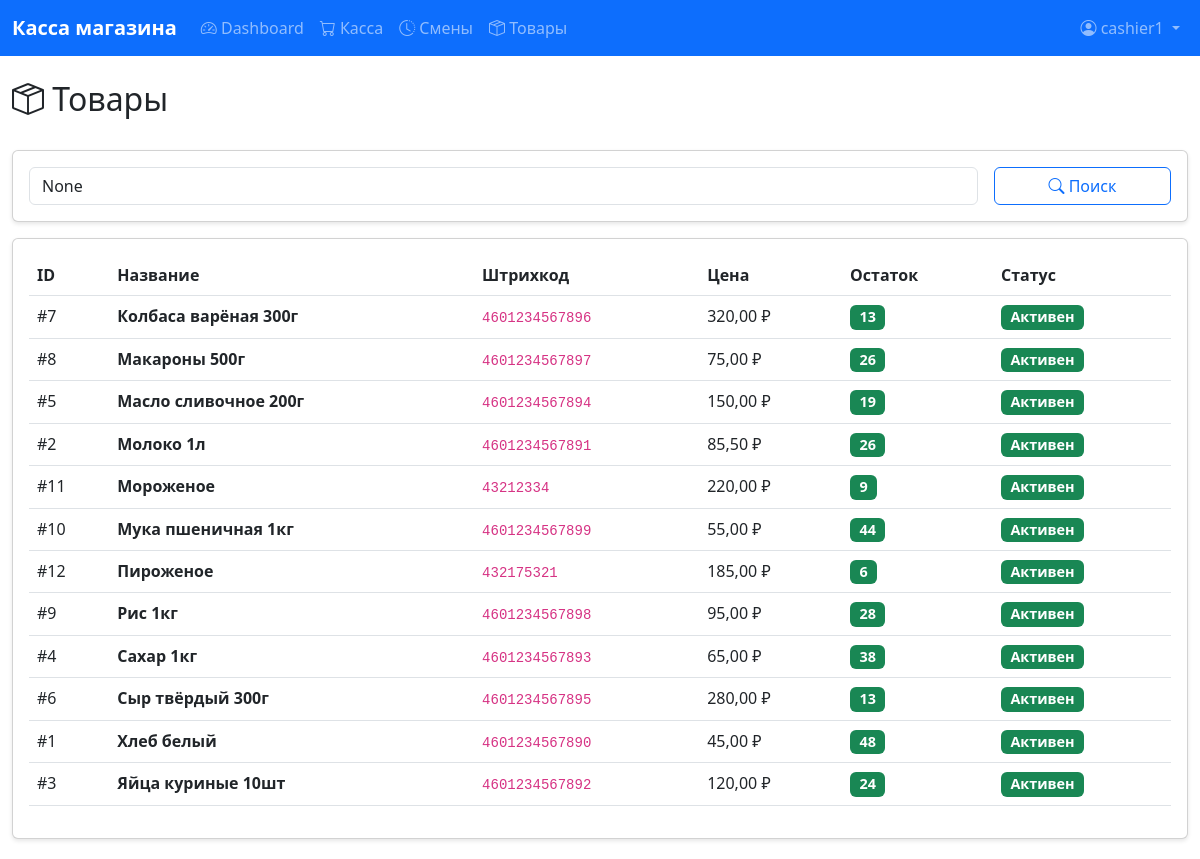
The page /products/ (signed in) on the database its author committed.
### core/models.py (models this page shows, shortened)
class Product(models.Model):
    name = models.CharField(max_length=200, verbose_name='Название')
    barcode = models.CharField(max_length=100, unique=True, null=False, blank=False, verbose_name='Штрихкод')
    price = models.DecimalField(max_digits=10, decimal_places=2, validators=[MinValueValidator(Decimal('0.01'))], verbose_name='Цена')
    stock_qty = models.IntegerField(default=0, validators=[MinValueValidator(0)], verbose_name='Остаток на складе')
    is_active = models.BooleanField(default=True, verbose_name='Активен')
    created_at = models.DateTimeField(auto_now_add=True, verbose_name='Создан')
    updated_at = models.DateTimeField(auto_now=True, verbose_name='Обновлён')
    class Meta:
        verbose_name = 'Товар'
        verbose_name_plural = 'Товары'
        ordering = ['name']

### core/views.py (the view)
# urls.py: path('products/', views.products_list, name='products_list'),
@login_required
def products_list(request):
    is_admin = request.user.is_staff or request.user.is_superuser
    products = Product.objects.all()
    search = request.GET.get('search')
    if search:
        products = products.filter(
            Q(name__icontains=search) | Q(barcode__icontains=search)
        )
    return render(request, 'core/products_list.html', {
        'products': products,
        'is_admin': is_admin,
        'search': search
    })

### templates/core/products_list.html (shortened to what this page needs)
{% extends 'core/base.html' %}
{% block content %}
<div class="row">
    <div class="col-12">
        <div class="d-flex justify-content-between align-items-center mb-4">
            <h2><i class="bi bi-box-seam"></i> Товары</h2>
        </div>
    </div>
</div>
<div class="card mb-3">
    <div class="card-body">
        <form method="get" class="row g-3">
            <div class="col-md-10">
                <input type="text" class="form-control" name="search"
                       placeholder="Поиск по названию или штрихкоду" value="{{ search }}">
            </div>
            <div class="col-md-2">
                <button type="submit" class="btn btn-outline-primary w-100">
                    <i class="bi bi-search"></i> Поиск
                </button>
            </div>
        </form>
    </div>
</div>
<div class="card">
    <div class="card-body">
        <div class="table-responsive">
            <table class="table table-hover">
                <thead>
                    <tr>
                        <th>ID</th>
                        <th>Название</th>
                        <th>Штрихкод</th>
                        <th>Цена</th>
                        <th>Остаток</th>
                        <th>Статус</th>
                    </tr>
                </thead>
                <tbody>
                    {% for product in products %}
                    <tr>
                        <td>#{{ product.id }}</td>
                        <td><strong>{{ product.name }}</strong></td>
                        <td><code>{{ product.barcode }}</code></td>
                        <td>{{ product.price|floatformat:2 }} ₽</td>
                        <td>
                            {% if product.stock_qty > 0 %}
                                <span class="badge bg-success">{{ product.stock_qty }}</span>
                            {% else %}
                                <span class="badge bg-danger">0</span>
                            {% endif %}
                        </td>
                        <td>
                            {% if product.is_active %}
                                <span class="badge bg-success">Активен</span>
                            {% else %}
                                <span class="badge bg-secondary">Неактивен</span>
                            {% endif %}
                        </td>
                    </tr>
                    {% empty %}
                    <tr>
                        <td colspan="{% if is_admin %}7{% else %}6{% endif %}" class="text-center text-muted">
                            Товары не найдены
                        </td>
                    </tr>
                    {% endfor %}
                </tbody>
            </table>
        </div>
    </div>
</div>
{% endblock %}

### templates/core/base.html (shortened to what this page needs)
<!DOCTYPE html>
<html lang="ru">
<head>
    <link href="https://cdn.jsdelivr.net/npm/bootstrap@5.3.0/dist/css/bootstrap.min.css" rel="stylesheet">
    <link href="https://cdn.jsdelivr.net/npm/bootstrap-icons@1.11.0/font/bootstrap-icons.css" rel="stylesheet">
</head>
<body>
    <nav class="navbar navbar-expand-lg navbar-dark bg-primary">
        <div class="container-fluid">
            <a class="navbar-brand" href="{% url 'dashboard' %}">
                 Касса магазина
            </a>
            <div class="collapse navbar-collapse" id="navbarNav">
                <ul class="navbar-nav me-auto">
                    <li class="nav-item">
                        <a class="nav-link" href="{% url 'dashboard' %}">
                            <i class="bi bi-speedometer2"></i> Dashboard
                        </a>
                    </li>
                    {% if not user.is_staff and not user.is_superuser %}
                    <li class="nav-item">
                        <a class="nav-link" href="{% url 'pos' %}">
                            <i class="bi bi-cart"></i> Касса
                        </a>
                    </li>
                    {% endif %}
                    <li class="nav-item">
                        <a class="nav-link" href="{% url 'shifts_list' %}">
                            <i class="bi bi-clock-history"></i> Смены
                        </a>
                    </li>
                    <li class="nav-item">
                        <a class="nav-link" href="{% url 'products_list' %}">
                            <i class="bi bi-box-seam"></i> Товары
                        </a>
                    </li>
                </ul>
                <ul class="navbar-nav">
                    <li class="nav-item dropdown">
                        <a class="nav-link dropdown-toggle" href="#" id="navbarDropdown" role="button" data-bs-toggle="dropdown">
                            <i class="bi bi-person-circle"></i> {{ user.username }}
                        </a>
                    </li>
                </ul>
            </div>
        </div>
    </nav>
    <div class="container-fluid mt-4">
        {% block content %}{% endblock %}
    </div>
</body>
</html>

### templates/core/base.html (style rules this page uses)
.navbar-brand { font-weight: bold; }
.card { box-shadow: 0 2px 4px rgba(0,0,0,0.1); margin-bottom: 20px; }
.badge { font-size: 0.9em; }
.table-responsive { border-radius: 8px; }

### rows shown on the page
Product: id "7", name "Колбаса варёная 300г", barcode "4601234567896", price "320,00", stock_qty "13", is_active "Активен"
Product: id "8", name "Макароны 500г", barcode "4601234567897", price "75,00", stock_qty "26", is_active "Активен"
Product: id "5", name "Масло сливочное 200г", barcode "4601234567894", price "150,00", stock_qty "19", is_active "Активен"
Product: id "2", name "Молоко 1л", barcode "4601234567891", price "85,50", stock_qty "26", is_active "Активен"
Product: id "11", name "Мороженое", barcode "43212334", price "220,00", stock_qty "9", is_active "Активен"
Product: id "10", name "Мука пшеничная 1кг", barcode "4601234567899", price "55,00", stock_qty "44", is_active "Активен"
Product: id "12", name "Пироженое", barcode "432175321", price "185,00", stock_qty "6", is_active "Активен"
Product: id "9", name "Рис 1кг", barcode "4601234567898", price "95,00", stock_qty "28", is_active "Активен"
Product: id "4", name "Сахар 1кг", barcode "4601234567893", price "65,00", stock_qty "38", is_active "Активен"
Product: id "6", name "Сыр твёрдый 300г", barcode "4601234567895", price "280,00", stock_qty "13", is_active "Активен"
Product: id "1", name "Хлеб белый", barcode "4601234567890", price "45,00", stock_qty "48", is_active "Активен"
Product: id "3", name "Яйца куриные 10шт", barcode "4601234567892", price "120,00", stock_qty "24", is_active "Активен"

### other values the page prints
{{ user.username }} "cashier1"
